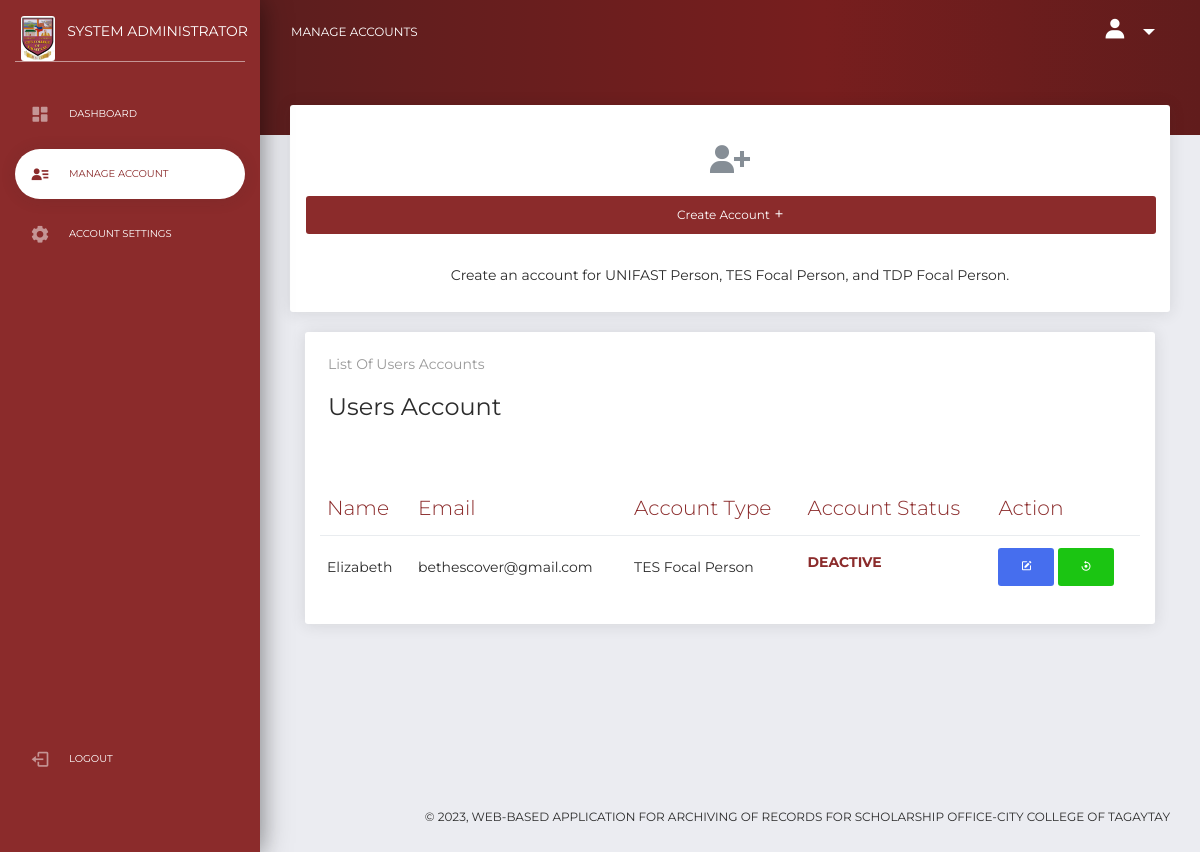
The page /admin/users.php (signed in) on the database as committed earlier.
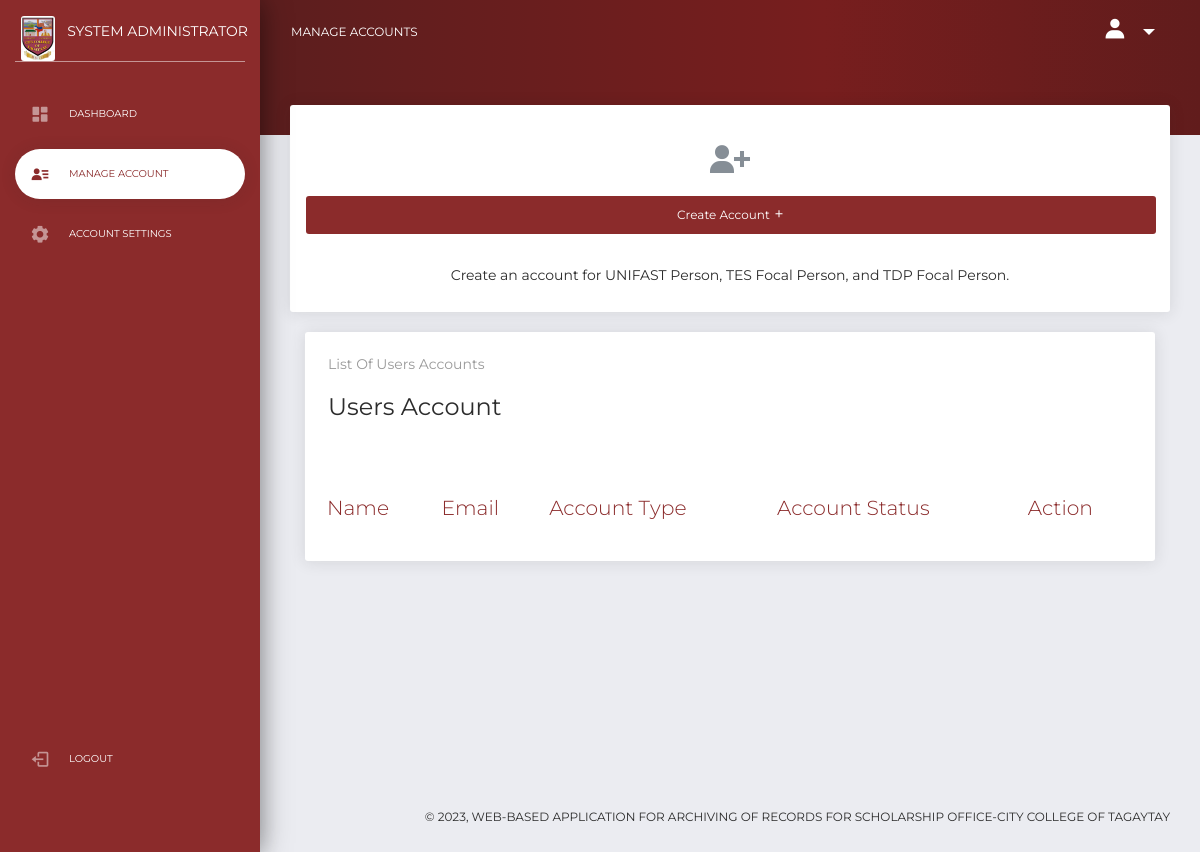
The same page on the database as committed later.
### tables this page shows
CREATE TABLE `users` (
  `id` int(11) NOT NULL,
  `name` varchar(255) NOT NULL,
  `email` varchar(255) NOT NULL,
  `password` varchar(255) NOT NULL,
  `image` text NOT NULL,
  `user` varchar(255) NOT NULL,
  `otp` int(11) NOT NULL,
  `account_stat` varchar(255) NOT NULL
);

### admin/users.php (the view, shortened to what this page needs)
<?php
  include('../connection.php');
?>
<!DOCTYPE html>
<html lang="en">
<head>
    <link href="https://cdn.jsdelivr.net/npm/boxicons@latest/css/boxicons.min.css" rel="stylesheet">
    <link href="css/bootstrap.min.css" rel="stylesheet" />
    <link href="css/dashboard.css" rel="stylesheet" />
    <link href="demo/demo.css" rel="stylesheet" />
    <link rel="stylesheet" type="text/css" href="https://cdn.datatables.net/1.13.1/css/jquery.dataTables.css">
    <link rel="stylesheet" href="https://unpkg.com/aos@next/dist/aos.css" />
</head>
<body class="">
    <div class="wrapper ">
        <div class="sidebar" data-color="red">
            <div class="logo">
                <a href="" class="simple-text logo-mini">
                <?php
                    $check_acc = $_SESSION['admin_data']['email'];
                    $query = "SELECT * FROM admin WHERE email='$check_acc'";
                    $result = mysqli_query($conn, $query);
                    while ($row = mysqli_fetch_array($result)) {
                ?>
                    <img src="<?php echo $row['image'] ?>" alt="...">
                <?php } ?>
                </a>
                <a href="" class="simple-text logo-normal">
                    System Administrator
                </a>
            </div>
            <div class="sidebar-wrapper">
                <ul class="nav">
                    <li>
                        <a href="index.php">
                            <i class='bx bxs-dashboard'></i>
                            <p>Dashboard</p>
                        </a>
                    </li>
                    <li class="active">
                        <a href="users.php">
                            <i class='bx bxs-user-detail' ></i>
                            <p>Manage Account</p>
                        </a>
                    </li>
                    <li>
                        <a href="account.php">
                            <i class='bx bxs-cog'></i>
                            <p>Account Settings</p>
                        </a>
                    </li>
                    <li class="active-pro">
                        <a href="" data-toggle="modal" data-target="#logout">
                            <i class='bx bx-log-out' ></i>
                            <p>Logout</p>
                        </a>
                    </li>
                </ul>
            </div>
        </div>
        <div class="main-panel">
            <nav class="navbar navbar-expand-lg navbar-transparent navbar-absolute bg-danger fixed-top">
                <div class="container-fluid">
                    <div class="navbar-wrapper">
                        <a class="navbar-brand" href="users.php">Manage Accounts</a>
                    </div>
                    <div class="collapse navbar-collapse justify-content-end" id="navigation">
                        <ul class="navbar-nav">
                            <li class="nav-item dropdown">
                                <a class="nav-link dropdown-toggle" style="font-size:20px" href="" id="navbarDropdownMenuLink" data-toggle="dropdown" aria-haspopup="true" aria-expanded="false">
                                    <i class='bx bxs-user bx-sm' ></i>
                                </a>
                            </li>
                        </ul>
                    </div>
                </div>
            </nav>
            <div class="panel-header panel-header-sm">
            </div>
            <div class="content">
                <div class="row">
                    <div class="col">
                        <div class="card" data-aos="zoom-in" data-aos-duration="1000" data-aos-once="true">
                            <div class="card-header">
                            </div>
                            <div class="card-body text-center">
                                <div><i class='bx bxs-user-plus bx-lg text-secondary'></i></div>
                                <button class="btn btn-danger w-100" data-toggle="modal" data-bs-toggle="tooltip" data-bs-placement="top" title="Create Account" data-target="#createAccount">Create Account <span><i class='bx bx-plus' ></i></span> </button>
                                <br><br>
                                <p>Create an account for UNIFAST Person, TES Focal Person, and TDP Focal Person.</p>
                            </div>
                        </div>
                    </div>
                </div>
                    <div class="col">
                        <div class="card">
                            <div class="card-header">
                                <div class="d-flex bd-highlight">
                                    <div class="p-2 w-100 bd-highlight">
                                        <h5 class="card-category">List of Users Accounts</h5>
                                        <h4 class="card-title">Users Account</h4>
                                    </div>
                                    <div class="p-2 flex-shrink-1 bd-highlight">
                                </div>
                            </div>
                        </div>
                        <br>
                        <div class="card-body">
                            <div class="table-responsive">
                                <table class="table table-hover" id="accountTable">
                                    <thead class="text-danger">
                                    <th>Name</th>
                                    <th>Email</th>
                                    <th>Account Type</th>
                                    <th>Account Status</th>
                                    <th>Action</th>
                                    </thead>
                                    <tbody>
                                        <?php
                                            $query = "SELECT * FROM users";
                                            $result = mysqli_query($conn, $query);
                                            while ($row = mysqli_fetch_array($result)) {
                                        ?>
                                        <tr>
                                            <td><?php echo $row['name'] ?></td>
                                            <td><?php echo $row['email'] ?></td>
                                            <td><?php echo $row['user'] ?></td>
                                            <td>
                                                <?php
                                                    if ($row['account_stat'] == 'Active'){
                                                        echo '<h6 class="text-success">Active</h6>';
                                                    }else{
                                                        echo '<h6 class="text-danger">Deactive</h6>';
                                                    }
                                                ?>
                                            </td>
                                            <td>
                                                <button class="btn btn-primary" data-toggle="modal" data-bs-toggle="tooltip" data-bs-placement="top" title="Edit Account" data-target="#edit<?php echo $row['id'] ?>"><i class='bx bxs-edit' ></i></button>
                                                <?php
                                                    if ($row['account_stat'] == 'Active'){
                                                        ?>
                                                        <button class="btn btn-danger" data-toggle="modal" data-bs-toggle="tooltip" data-bs-placement="top" title="Deactivate Account Status" data-target="#stat_deact<?php echo $row['id'] ?>"><i class='bx bx-reset' ></i></button>
                                                        <?php
                                                    }else{
                                                        ?>
                                                        <button class="btn btn-success" data-toggle="modal" data-bs-toggle="tooltip" data-bs-placement="top" title="Activate Account Status" data-target="#stat_act<?php echo $row['id'] ?>"><i class='bx bx-reset' ></i></button>
                                                <?php
                                                    }
                                                ?>
                                        </tr>
                                        <?php } ?>
                                    </tbody>
                                </table>
                            </div>
                        </div>
                    </div>
                </div>
            </div>
            <footer class="footer">
                <div class="container-fluid">
                    <div class="copyright">
                        &copy;
                        , WEB-BASED APPLICATION FOR ARCHIVING OF RECORDS FOR SCHOLARSHIP OFFICE-CITY COLLEGE OF TAGAYTAY
                    </div>
                </div>
            </footer>
        </div>
    </div>
</body>
</html>

### admin/demo/demo.css (style rules this page uses)
@media all and (min-width: 992px) { .sidebar .nav>li.active-pro { position: absolute; width: 100%; bottom: 10px; } }

Rows that differ between the two databases and show on the page:
removed users: name "Elizabeth", email "bethescover@gmail.com", user "TES Focal Person", account_stat "DEACTIVE"
